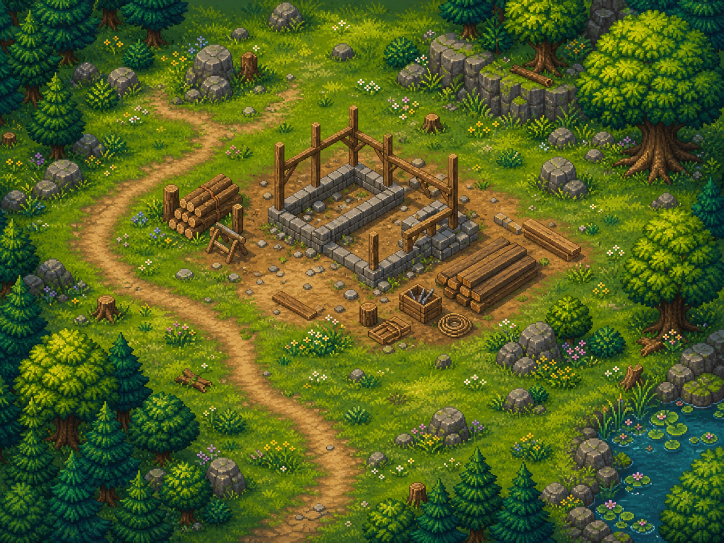
#> input picture data/ai-painter-source-originals/engineering-batch-01/01-timber-shelter-site.png, 1448 x 1086 px (shown at 1/2 size)
$ python -i local_patch_dataset.py   (imports and definitions only)
#> lines starting #> are read from the running program, lines starting #| are printed output that depends on the picture
#> further down, picture is the input picture: PIL image 1448x1086 RGB; mean R, G, B 83.6, 97.1, 34.6
from __future__ import annotations

import hashlib
import json
from pathlib import Path

import numpy as np
from PIL import Image, ImageFilter

from ai_painter.blueprint.channels import V1_CONDITION_CHANNELS

from .torch_runtime import require_torch


class LocalPatchDataset:
    # [8 lines left out: function __init__, not called in this run]

    def __len__(self) -> int:
        return len(self.samples)

    # [110 lines left out: functions __getitem__, reference_directory_for, build_patch_condition, coordinate_channels, noise_channel, category_channels and 2 more, not called in this run]


def reference_channels(directory: Path, height: int, width: int, torch, config: dict[str, object]):
    return list(read_image(directory / "target.png", "RGB", torch, size=(width, height), detail_mode=str(config.get("referenceDetailMode", "full"))).split(1, dim=0))


# [36 lines left out: functions build_patch_target, style_channels, read_image, not called in this run]


def low_frequency_reference(image: Image.Image) -> Image.Image:
    width, height = image.size
#> width = 1448; height = 1086
    reduced_size = (max(8, width // 16), max(8, height // 16))
#> reduced_size = (90, 67)
    return image.resize(reduced_size, Image.Resampling.BICUBIC).resize((width, height), Image.Resampling.BICUBIC).filter(ImageFilter.GaussianBlur(radius=1.2))
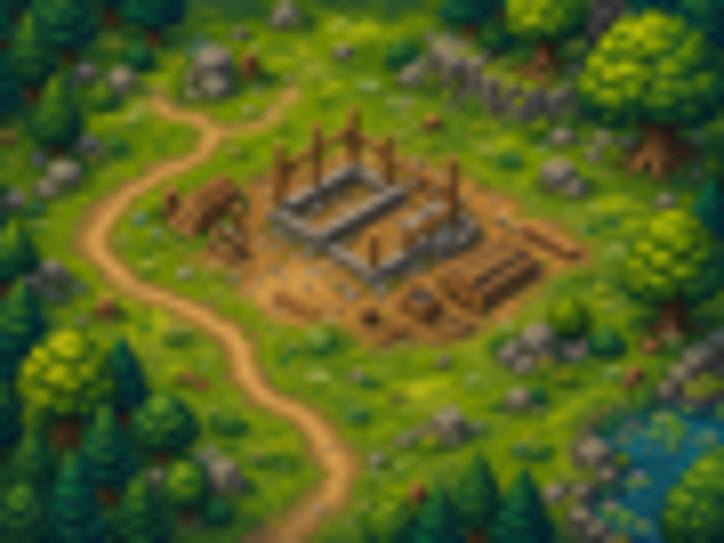
#> returned value: PIL image 1448x1086 RGB (shown at 1/2 size); mean R, G, B 83.6, 97.1, 34.6

>>> from PIL import Image
>>> picture = Image.open('../../../../../data/ai-painter-source-originals/engineering-batch-01/01-timber-shelter-site.png')
>>> result = low_frequency_reference(picture)

$ run again, on data/ai-painter-source-originals/engineering-batch-01/02-stone-cottage-site.png
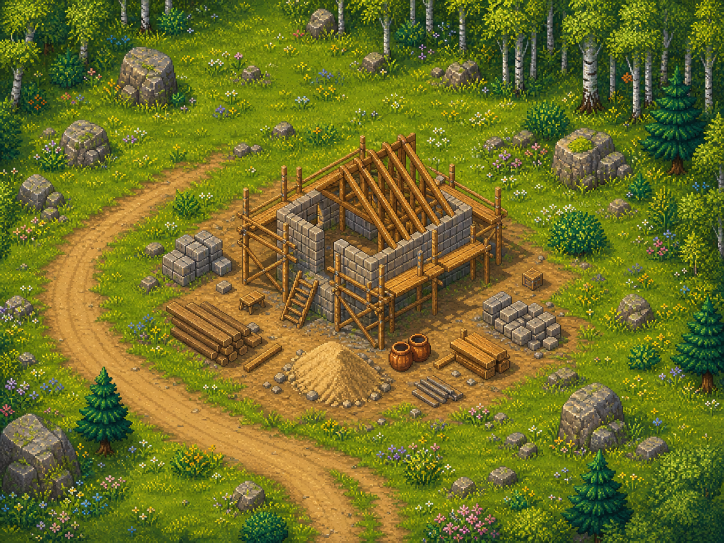
#> input picture data/ai-painter-source-originals/engineering-batch-01/02-stone-cottage-site.png, 1448 x 1086 px (shown at 1/2 size)
#> picture is the input picture: PIL image 1448x1086 RGB; mean R, G, B 110.9, 111.8, 39.2
#> in low_frequency_reference, `return image.resize(reduced_size, Image.Resampling.BICUBIC).resize((wi..`:
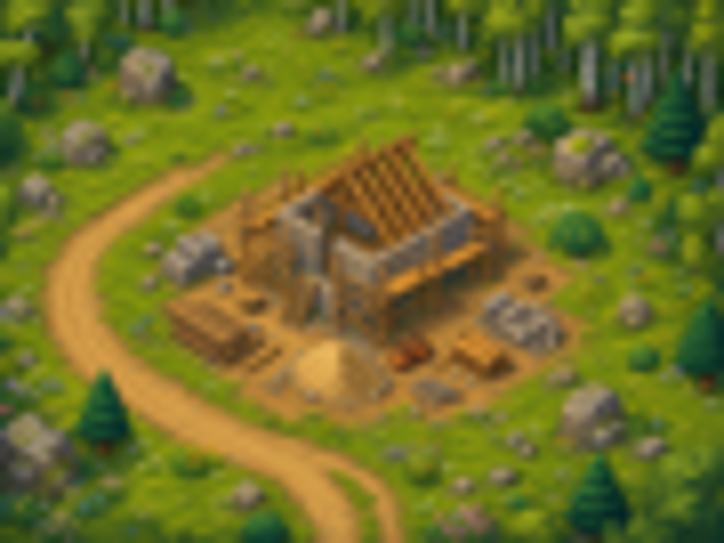
#> returned value: PIL image 1448x1086 RGB (shown at 1/2 size); mean R, G, B 110.9, 111.8, 39.2

$ run again, on data/ai-painter-source-originals/engineering-batch-01/03-river-bridge-site.png
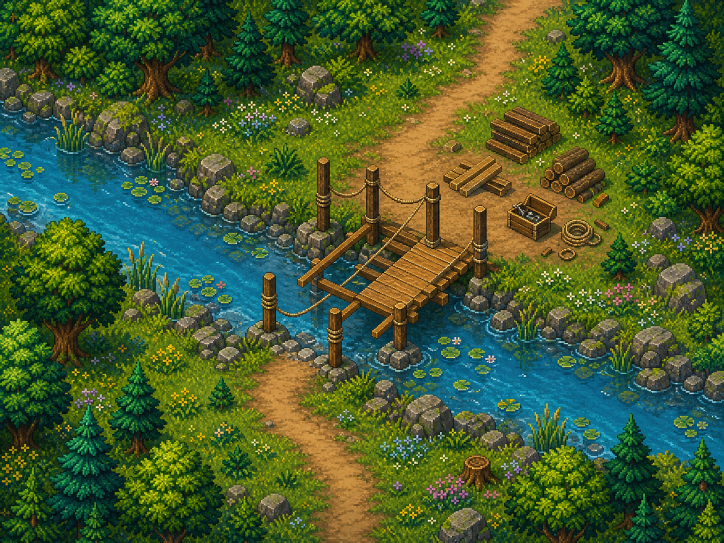
#> input picture data/ai-painter-source-originals/engineering-batch-01/03-river-bridge-site.png, 1448 x 1086 px (shown at 1/2 size)
#> picture is the input picture: PIL image 1448x1086 RGB; mean R, G, B 68.8, 91.6, 45.9
#> in low_frequency_reference, `return image.resize(reduced_size, Image.Resampling.BICUBIC).resize((wi..`:
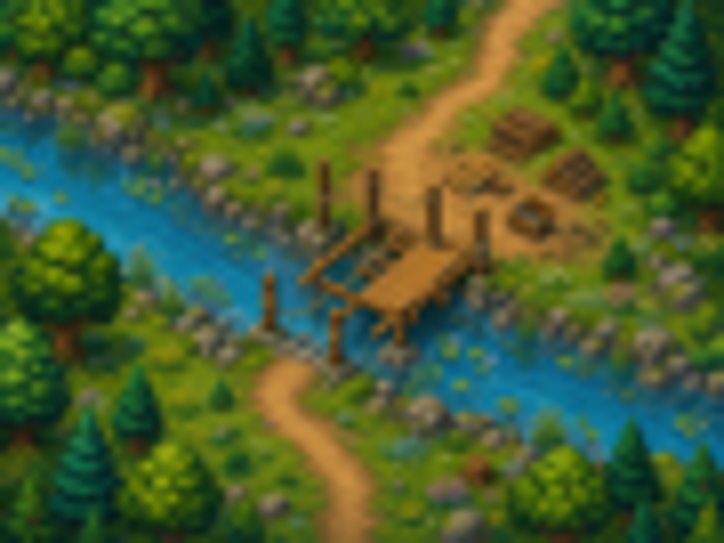
#> returned value: PIL image 1448x1086 RGB (shown at 1/2 size); mean R, G, B 68.8, 91.6, 45.9

$ run again, on data/ai-painter-source-originals/engineering-batch-01/04-forest-workshop-site.png
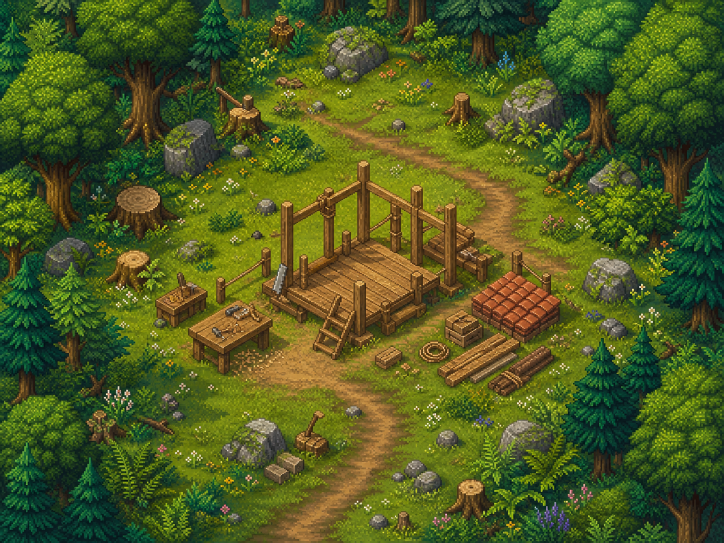
#> input picture data/ai-painter-source-originals/engineering-batch-01/04-forest-workshop-site.png, 1448 x 1086 px (shown at 1/2 size)
#> picture is the input picture: PIL image 1448x1086 RGB; mean R, G, B 78.9, 91.6, 33.5
#> in low_frequency_reference, `return image.resize(reduced_size, Image.Resampling.BICUBIC).resize((wi..`:
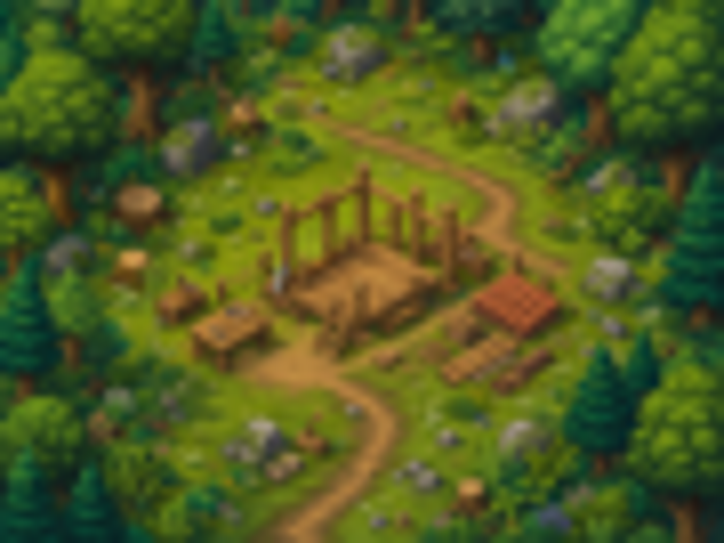
#> returned value: PIL image 1448x1086 RGB (shown at 1/2 size); mean R, G, B 78.9, 91.7, 33.5
